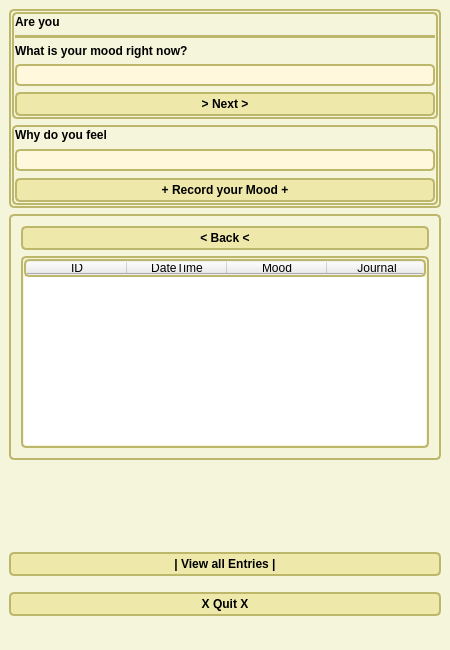
<?xml version="1.0" encoding="UTF-8"?>
<ui version="4.0">
 <class>MainWindow</class>
 <widget class="QMainWindow" name="MainWindow">
  <property name="geometry">
   <rect>
    <x>0</x>
    <y>0</y>
    <width>450</width>
    <height>650</height>
   </rect>
  </property>
  <property name="minimumSize">
   <size>
    <width>400</width>
    <height>600</height>
   </size>
  </property>
  <property name="maximumSize">
   <size>
    <width>800</width>
    <height>800</height>
   </size>
  </property>
  <property name="windowTitle">
   <string>MoodTracker | GUI</string>
  </property>
  <property name="styleSheet">
   <string notr="true">/*
Stylesheet copied from https://github.com/All4Gis/Load-QSS
*/

.QWidget {
   background-color: beige;
}

/* Nice Windows-XP-style password character. */
QLineEdit[echoMode=&quot;2&quot;] {
    lineedit-password-character: 9679;
}

/* We provide a min-width and min-height for push buttons
   so that they look elegant regardless of the width of the text. */
QPushButton {
    background-color: palegoldenrod;
    border-width: 2px;
    border-color: darkkhaki;
    border-style: solid;
    border-radius: 5;
    padding: 3px;
    min-width: 9ex;
    min-height: 2.5ex;
}

QPushButton:hover {
   background-color: khaki;
}

/* Increase the padding, so the text is shifted when the button is
   pressed. */
QPushButton:pressed {
    padding-left: 5px;
    padding-top: 5px;
    background-color: #d0d67c;
}

QLabel, QAbstractButton {
    font: bold;
}

/* Mark mandatory fields with a brownish color. */
.mandatory {
    color: brown;
}

/* Bold text on status bar looks awful. */
QStatusBar QLabel {
   font: normal;
}

QStatusBar::item {
    border-width: 1;
    border-color: darkkhaki;
    border-style: solid;
    border-radius: 2;
}

QComboBox, QLineEdit, QSpinBox, QTextEdit, QListView {
    background-color: cornsilk;
    selection-color: #0a214c; 
    selection-background-color: #C19A6B;
}

QListView {
    show-decoration-selected: 1;
}

QListView::item:hover {
    background-color: wheat;
}

/* We reserve 1 pixel space in padding. When we get the focus,
   we kill the padding and enlarge the border. This makes the items
   glow. */
QLineEdit, QFrame {
    border-width: 2px;
    padding: 1px;
    border-style: solid;
    border-color: darkkhaki;
    border-radius: 5px;
}

/* As mentioned above, eliminate the padding and increase the border. */
QLineEdit:focus, QFrame:focus {
    border-width: 3px;
    padding: 0px;
}

/* A QLabel is a QFrame ... */
QLabel {
    border: none;
    padding: 0;
    background: none;
}

/* A QToolTip is a QLabel ... */
QToolTip {
    border: 2px solid darkkhaki;
    padding: 5px;
    border-radius: 3px;
    opacity: 200;
}

/* Nice to have the background color change when hovered. */
QRadioButton:hover, QCheckBox:hover {
    background-color: wheat;
}

/* Force the dialog's buttons to follow the Windows guidelines. */
QDialogButtonBox {
    button-layout: 0;
}</string>
  </property>
  <widget class="QWidget" name="centralwidget">
   <layout class="QGridLayout" name="gridLayout_2">
    <item row="6" column="0">
     <layout class="QVBoxLayout" name="verticalLayout_3">
      <property name="spacing">
       <number>7</number>
      </property>
      <property name="topMargin">
       <number>10</number>
      </property>
      <property name="bottomMargin">
       <number>25</number>
      </property>
      <item>
       <widget class="QPushButton" name="pushButton_4">
        <property name="text">
         <string>X Quit X</string>
        </property>
       </widget>
      </item>
     </layout>
    </item>
    <item row="4" column="0">
     <widget class="QPushButton" name="viewall_btn">
      <property name="text">
       <string>| View all Entries |</string>
      </property>
     </widget>
    </item>
    <item row="2" column="0">
     <spacer name="verticalSpacer_2">
      <property name="orientation">
       <enum>Qt::Vertical</enum>
      </property>
      <property name="sizeHint" stdset="0">
       <size>
        <width>20</width>
        <height>40</height>
       </size>
      </property>
     </spacer>
    </item>
    <item row="1" column="0">
     <widget class="QFrame" name="viewall_frame">
      <property name="frameShape">
       <enum>QFrame::NoFrame</enum>
      </property>
      <property name="frameShadow">
       <enum>QFrame::Plain</enum>
      </property>
      <layout class="QGridLayout" name="gridLayout_3">
       <item row="1" column="0">
        <widget class="QTableWidget" name="viewall_table">
         <property name="editTriggers">
          <set>QAbstractItemView::NoEditTriggers</set>
         </property>
         <column>
          <property name="text">
           <string>ID</string>
          </property>
         </column>
         <column>
          <property name="text">
           <string>DateTime</string>
          </property>
         </column>
         <column>
          <property name="text">
           <string>Mood</string>
          </property>
         </column>
         <column>
          <property name="text">
           <string>Journal</string>
          </property>
         </column>
        </widget>
       </item>
       <item row="0" column="0">
        <widget class="QPushButton" name="pushButton">
         <property name="text">
          <string>&lt; Back &lt;</string>
         </property>
        </widget>
       </item>
      </layout>
     </widget>
    </item>
    <item row="0" column="0">
     <widget class="QFrame" name="add_frame">
      <property name="frameShape">
       <enum>QFrame::StyledPanel</enum>
      </property>
      <property name="frameShadow">
       <enum>QFrame::Raised</enum>
      </property>
      <layout class="QGridLayout" name="gridLayout">
       <property name="leftMargin">
        <number>0</number>
       </property>
       <property name="topMargin">
        <number>0</number>
       </property>
       <property name="rightMargin">
        <number>0</number>
       </property>
       <property name="bottomMargin">
        <number>0</number>
       </property>
       <item row="0" column="0">
        <widget class="QFrame" name="what_mood_frame">
         <property name="frameShape">
          <enum>QFrame::NoFrame</enum>
         </property>
         <property name="frameShadow">
          <enum>QFrame::Plain</enum>
         </property>
         <property name="lineWidth">
          <number>0</number>
         </property>
         <layout class="QVBoxLayout" name="verticalLayout_2">
          <property name="leftMargin">
           <number>0</number>
          </property>
          <property name="topMargin">
           <number>0</number>
          </property>
          <property name="rightMargin">
           <number>0</number>
          </property>
          <property name="bottomMargin">
           <number>0</number>
          </property>
          <item>
           <widget class="QLabel" name="moods_label">
            <property name="text">
             <string>Are you </string>
            </property>
            <property name="textFormat">
             <enum>Qt::PlainText</enum>
            </property>
            <property name="wordWrap">
             <bool>true</bool>
            </property>
           </widget>
          </item>
          <item>
           <widget class="Line" name="line">
            <property name="orientation">
             <enum>Qt::Horizontal</enum>
            </property>
           </widget>
          </item>
          <item>
           <widget class="QLabel" name="label">
            <property name="text">
             <string>What is your mood right now?</string>
            </property>
           </widget>
          </item>
          <item>
           <widget class="QLineEdit" name="mood_input"/>
          </item>
          <item>
           <widget class="QPushButton" name="next_btn">
            <property name="text">
             <string>&gt; Next &gt;</string>
            </property>
           </widget>
          </item>
         </layout>
        </widget>
       </item>
       <item row="4" column="0">
        <widget class="QFrame" name="why_frame">
         <property name="frameShape">
          <enum>QFrame::NoFrame</enum>
         </property>
         <property name="frameShadow">
          <enum>QFrame::Plain</enum>
         </property>
         <property name="lineWidth">
          <number>0</number>
         </property>
         <layout class="QVBoxLayout" name="verticalLayout">
          <property name="spacing">
           <number>7</number>
          </property>
          <property name="leftMargin">
           <number>0</number>
          </property>
          <property name="topMargin">
           <number>0</number>
          </property>
          <property name="rightMargin">
           <number>0</number>
          </property>
          <property name="bottomMargin">
           <number>0</number>
          </property>
          <item>
           <widget class="QLabel" name="why_feel_label">
            <property name="text">
             <string>Why do you feel </string>
            </property>
           </widget>
          </item>
          <item>
           <widget class="QLineEdit" name="why_feel_input"/>
          </item>
          <item>
           <widget class="QPushButton" name="record_mood_btn">
            <property name="text">
             <string>+ Record your Mood +</string>
            </property>
           </widget>
          </item>
         </layout>
        </widget>
       </item>
      </layout>
     </widget>
    </item>
   </layout>
  </widget>
 </widget>
 <resources/>
 <connections>
  <connection>
   <sender>viewall_btn</sender>
   <signal>clicked()</signal>
   <receiver>viewall_frame</receiver>
   <slot>show()</slot>
   <hints>
    <hint type="sourcelabel">
     <x>240</x>
     <y>594</y>
    </hint>
    <hint type="destinationlabel">
     <x>237</x>
     <y>323</y>
    </hint>
   </hints>
  </connection>
  <connection>
   <sender>viewall_btn</sender>
   <signal>clicked()</signal>
   <receiver>add_frame</receiver>
   <slot>hide()</slot>
   <hints>
    <hint type="sourcelabel">
     <x>279</x>
     <y>587</y>
    </hint>
    <hint type="destinationlabel">
     <x>183</x>
     <y>96</y>
    </hint>
   </hints>
  </connection>
  <connection>
   <sender>viewall_btn</sender>
   <signal>clicked()</signal>
   <receiver>pushButton</receiver>
   <slot>show()</slot>
   <hints>
    <hint type="sourcelabel">
     <x>273</x>
     <y>588</y>
    </hint>
    <hint type="destinationlabel">
     <x>294</x>
     <y>251</y>
    </hint>
   </hints>
  </connection>
  <connection>
   <sender>pushButton</sender>
   <signal>clicked()</signal>
   <receiver>viewall_frame</receiver>
   <slot>hide()</slot>
   <hints>
    <hint type="sourcelabel">
     <x>349</x>
     <y>257</y>
    </hint>
    <hint type="destinationlabel">
     <x>366</x>
     <y>315</y>
    </hint>
   </hints>
  </connection>
  <connection>
   <sender>pushButton</sender>
   <signal>clicked()</signal>
   <receiver>add_frame</receiver>
   <slot>show()</slot>
   <hints>
    <hint type="sourcelabel">
     <x>424</x>
     <y>275</y>
    </hint>
    <hint type="destinationlabel">
     <x>412</x>
     <y>101</y>
    </hint>
   </hints>
  </connection>
  <connection>
   <sender>pushButton</sender>
   <signal>clicked()</signal>
   <receiver>viewall_btn</receiver>
   <slot>show()</slot>
   <hints>
    <hint type="sourcelabel">
     <x>366</x>
     <y>275</y>
    </hint>
    <hint type="destinationlabel">
     <x>318</x>
     <y>599</y>
    </hint>
   </hints>
  </connection>
  <connection>
   <sender>viewall_btn</sender>
   <signal>clicked()</signal>
   <receiver>viewall_btn</receiver>
   <slot>hide()</slot>
   <hints>
    <hint type="sourcelabel">
     <x>259</x>
     <y>587</y>
    </hint>
    <hint type="destinationlabel">
     <x>87</x>
     <y>590</y>
    </hint>
   </hints>
  </connection>
  <connection>
   <sender>pushButton</sender>
   <signal>clicked()</signal>
   <receiver>pushButton</receiver>
   <slot>hide()</slot>
   <hints>
    <hint type="sourcelabel">
     <x>249</x>
     <y>275</y>
    </hint>
    <hint type="destinationlabel">
     <x>84</x>
     <y>275</y>
    </hint>
   </hints>
  </connection>
  <connection>
   <sender>next_btn</sender>
   <signal>clicked()</signal>
   <receiver>why_frame</receiver>
   <slot>show()</slot>
   <hints>
    <hint type="sourcelabel">
     <x>267</x>
     <y>107</y>
    </hint>
    <hint type="destinationlabel">
     <x>424</x>
     <y>152</y>
    </hint>
   </hints>
  </connection>
  <connection>
   <sender>pushButton_4</sender>
   <signal>clicked()</signal>
   <receiver>MainWindow</receiver>
   <slot>close()</slot>
   <hints>
    <hint type="sourcelabel">
     <x>393</x>
     <y>627</y>
    </hint>
    <hint type="destinationlabel">
     <x>337</x>
     <y>0</y>
    </hint>
   </hints>
  </connection>
  <connection>
   <sender>next_btn</sender>
   <signal>clicked()</signal>
   <receiver>what_mood_frame</receiver>
   <slot>hide()</slot>
   <hints>
    <hint type="sourcelabel">
     <x>226</x>
     <y>118</y>
    </hint>
    <hint type="destinationlabel">
     <x>38</x>
     <y>27</y>
    </hint>
   </hints>
  </connection>
  <connection>
   <sender>record_mood_btn</sender>
   <signal>clicked()</signal>
   <receiver>why_frame</receiver>
   <slot>hide()</slot>
   <hints>
    <hint type="sourcelabel">
     <x>310</x>
     <y>222</y>
    </hint>
    <hint type="destinationlabel">
     <x>184</x>
     <y>225</y>
    </hint>
   </hints>
  </connection>
  <connection>
   <sender>record_mood_btn</sender>
   <signal>clicked()</signal>
   <receiver>what_mood_frame</receiver>
   <slot>show()</slot>
   <hints>
    <hint type="sourcelabel">
     <x>204</x>
     <y>202</y>
    </hint>
    <hint type="destinationlabel">
     <x>250</x>
     <y>14</y>
    </hint>
   </hints>
  </connection>
  <connection>
   <sender>viewall_btn</sender>
   <signal>clicked()</signal>
   <receiver>why_frame</receiver>
   <slot>hide()</slot>
   <hints>
    <hint type="sourcelabel">
     <x>141</x>
     <y>590</y>
    </hint>
    <hint type="destinationlabel">
     <x>122</x>
     <y>225</y>
    </hint>
   </hints>
  </connection>
  <connection>
   <sender>viewall_btn</sender>
   <signal>clicked()</signal>
   <receiver>what_mood_frame</receiver>
   <slot>show()</slot>
   <hints>
    <hint type="sourcelabel">
     <x>122</x>
     <y>587</y>
    </hint>
    <hint type="destinationlabel">
     <x>191</x>
     <y>14</y>
    </hint>
   </hints>
  </connection>
 </connections>
</ui>
